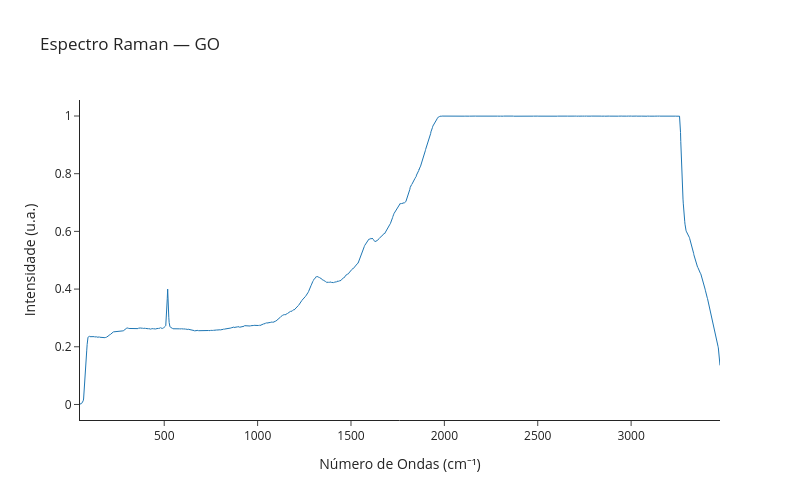

Notebook cell for this chart:
### Markdown cell above
# Raman - GO

### Code cell
raman_plot(file_path='GO_MMV.txt', sample_name='GO', method='max')

### Figure 1 — Plotly figure (JSON) as saved in the notebook; plotly's stock layout.template omitted (floating-point values rounded to 4 significant figures; data arrays with more than 128 entries replaced by an {"elided": "..."} marker saying what was removed)
{"data": [{"line": {"width": 1}, "mode": "lines", "name": "Raman", "type": "scatter", "x": {"elided": "2048 float values"}, "y": {"elided": "2048 float values"}}], "layout": {"height": 500, "title": {"text": "Espectro Raman — GO"}, "width": 800, "xaxis": {"title": {"text": "Número de Ondas (cm⁻¹)"}}, "yaxis": {"title": {"text": "Intensidade (u.a.)"}}}}
